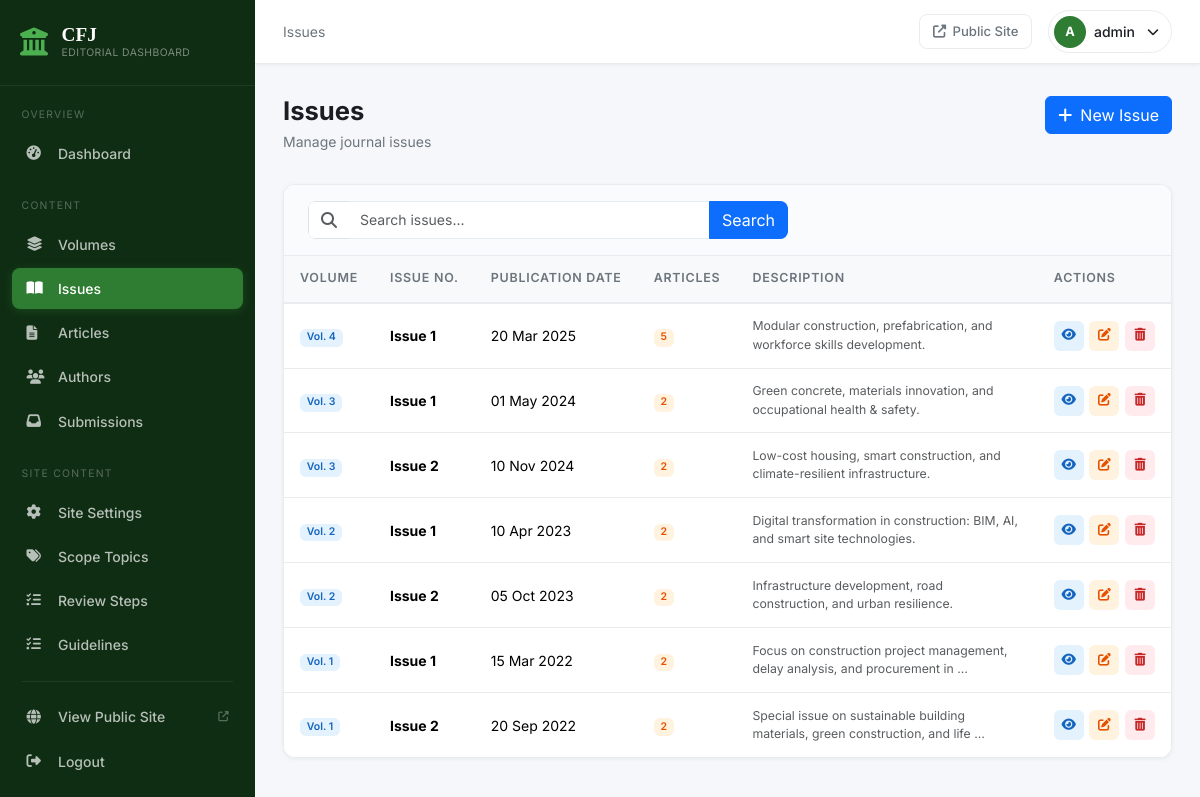
Page /dashboard/issues/ (signed in) on the earlier database version.
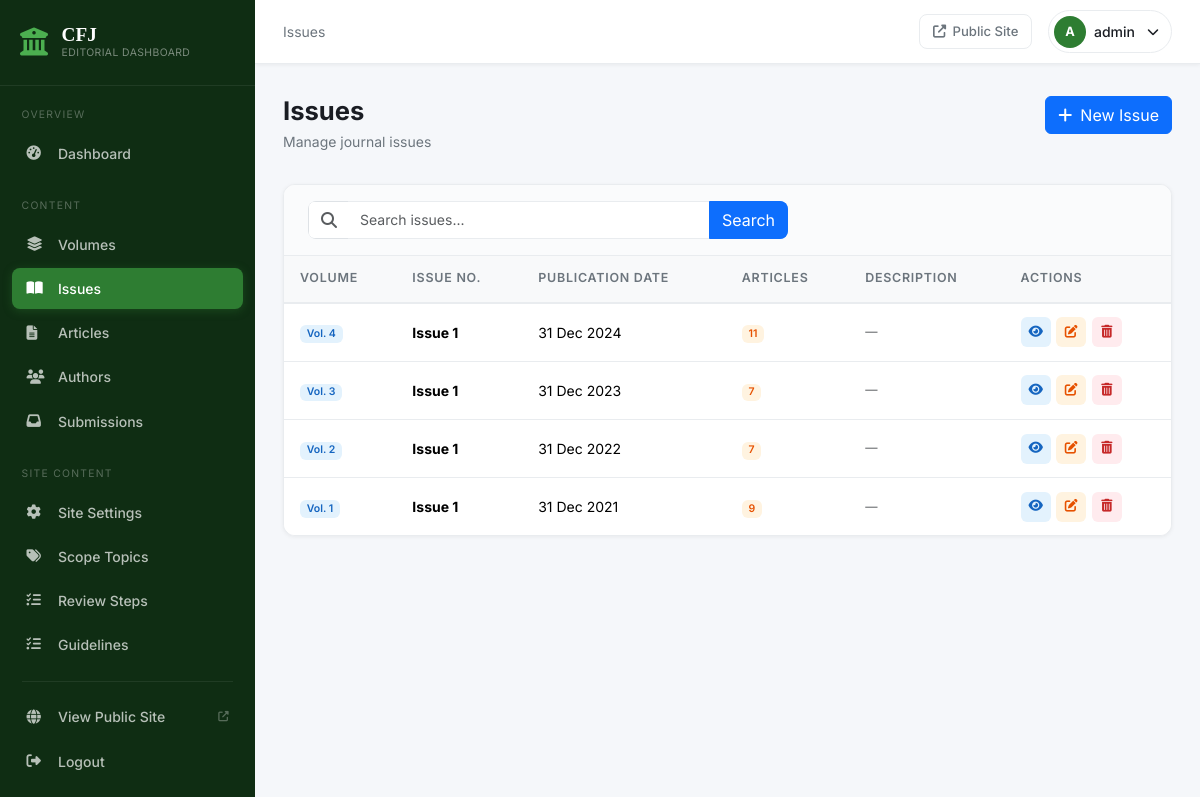
Same page on the later database version.
### website/models.py (models this page shows, shortened)
class Issue(models.Model):
    volume = models.ForeignKey(Volume, on_delete=models.CASCADE, related_name='issues')
    issue_number = models.PositiveIntegerField()
    publication_date = models.DateField()
    description = models.TextField(blank=True)
    class Meta:
        unique_together = ('volume', 'issue_number')
        ordering = ['volume', 'issue_number']
    def get_absolute_url(self):
        return reverse('website:issue_detail', kwargs={
            'volume_number': self.volume.volume_number,
            'issue_number': self.issue_number,
        })

class Volume(models.Model):
    volume_number = models.PositiveIntegerField(unique=True)
    year = models.PositiveIntegerField()
    description = models.TextField(blank=True)
    class Meta:
        ordering = ['-volume_number']

### src/views.py (the view)
# urls.py: path('issues/', views.issue_list, name='issue_list'),
@login_required
def issue_list(request):
    query = request.GET.get('q', '').strip()
    qs = Issue.objects.select_related('volume')
    if query:
        qs = qs.filter(
            Q(issue_number__icontains=query) |
            Q(volume__volume_number__icontains=query) |
            Q(volume__year__icontains=query)
        )
    paginator = Paginator(qs, 15)
    return render(request, 'src/issues/list.html', {
        'issues': paginator.get_page(request.GET.get('page')),
        'query': query,
    })

### src/context_processors.py (called while the page is built)
def pending_submissions_count(request):
    if not request.path.startswith('/dashboard/') or not request.user.is_authenticated:
        return {}
    return {
        'pending_submissions_count': Submission.objects.filter(status=Submission.STATUS_PENDING).count(),
    }

### website/context_processors.py (called while the page is built)
def site_settings(request):
    return {'site_settings': SiteSettings.load()}

### website/models.py (called while the page is built)
    @classmethod
    def load(cls):
        obj, _ = cls.objects.get_or_create(pk=1)
        return obj

### templates/src/issues/list.html (shortened to what this page needs)
{% extends 'src/base.html' %}
{% block breadcrumb %}Issues{% endblock %}
{% block content %}
<div class="page-header">
  <div>
    <h1 class="page-title">Issues</h1>
    <p class="page-subtitle">Manage journal issues</p>
  </div>
  <a href="{% url 'src:issue_create' %}" class="btn btn-primary">
    <i class="fas fa-plus me-2"></i>New Issue
  </a>
</div>
<div class="dash-card">
  <div class="dash-card-header">
    <form class="search-form" action="" method="get">
      <div class="input-group">
        <span class="input-group-text"><i class="fas fa-search text-muted"></i></span>
        <input type="text" name="q" class="form-control" placeholder="Search issues..." value="{{ query }}">
        <button type="submit" class="btn btn-primary">Search</button>
      </div>
    </form>
  </div>
  <div class="dash-card-body p-0">
    {% if issues %}
    <div class="table-responsive">
      <table class="table dash-table mb-0">
        <thead>
          <tr>
            <th>Volume</th>
            <th>Issue No.</th>
            <th>Publication Date</th>
            <th>Articles</th>
            <th>Description</th>
            <th>Actions</th>
          </tr>
        </thead>
        <tbody>
          {% for issue in issues %}
          <tr>
            <td><span class="badge badge-volume">Vol. {{ issue.volume.volume_number }}</span></td>
            <td><strong>Issue {{ issue.issue_number }}</strong></td>
            <td>{{ issue.publication_date|date:"d M Y" }}</td>
            <td><span class="badge badge-article">{{ issue.articles.count }}</span></td>
            <td class="text-muted small">{{ issue.description|truncatewords:10|default:"—" }}</td>
            <td>
              <div class="table-actions">
                <a href="{{ issue.get_absolute_url }}" class="table-action-btn view" target="_blank" title="View"><i class="fas fa-eye"></i></a>
                <a href="{% url 'src:issue_edit' issue.pk %}" class="table-action-btn edit" title="Edit"><i class="fas fa-edit"></i></a>
                <a href="{% url 'src:issue_delete' issue.pk %}" class="table-action-btn delete" title="Delete"><i class="fas fa-trash-alt"></i></a>
              </div>
            </td>
          </tr>
          {% endfor %}
        </tbody>
      </table>
    </div>
    {% endif %}
  </div>
</div>
{% endblock %}

Differences in the rows shown:
removed Issue: volume.volume_number "4", issue_number "1", publication_date "20 Mar 2025", articles.count "5", description "Modular construction, prefabrication, and workforce skills development."
removed Issue: volume.volume_number "3", issue_number "1", publication_date "01 May 2024", articles.count "2", description "Green concrete, materials innovation, and occupational health & safety."
removed Issue: volume.volume_number "3", issue_number "2", publication_date "10 Nov 2024", articles.count "2", description "Low-cost housing, smart construction, and climate-resilient infrastructure."
removed Issue: volume.volume_number "2", issue_number "1", publication_date "10 Apr 2023", articles.count "2", description "Digital transformation in construction: BIM, AI, and smart site technologies."
removed Issue: volume.volume_number "2", issue_number "2", publication_date "05 Oct 2023", articles.count "2", description "Infrastructure development, road construction, and urban resilience."
removed Issue: volume.volume_number "1", issue_number "1", publication_date "15 Mar 2022", articles.count "2", description "Focus on construction project management, delay analysis, and procurement in …"
removed Issue: volume.volume_number "1", issue_number "2", publication_date "20 Sep 2022", articles.count "2", description "Special issue on sustainable building materials, green construction, and life …"
added Issue: volume.volume_number "4", issue_number "1", publication_date "31 Dec 2024", articles.count "11", description "—"
added Issue: volume.volume_number "3", issue_number "1", publication_date "31 Dec 2023", articles.count "7", description "—"
added Issue: volume.volume_number "2", issue_number "1", publication_date "31 Dec 2022", articles.count "7", description "—"
added Issue: volume.volume_number "1", issue_number "1", publication_date "31 Dec 2021", articles.count "9", description "—"
